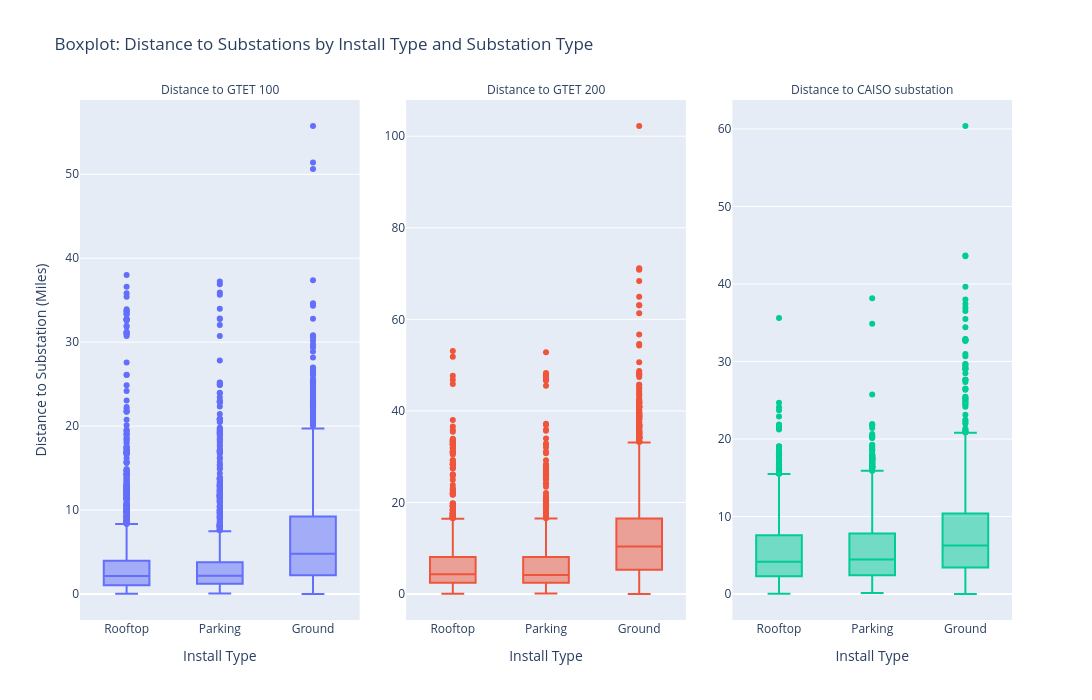

Notebook code cell kept with this figure:
### Markdown cell above
*2. Boxplot: Distance of solar installations from substations*

### Code cell
# Create a boxplot matrix

def plot_boxplot_matrix():

    # Reshape the DataFrame from wide to long format in order to plot it clean
    df_with_index = df.reset_index()
    #print(df_with_index)
    df_long = df_with_index.melt(
        id_vars=["OBJECTID", "Install Type"],  # Keep "Install Type" as the identifier
        value_vars=[
            "Distance to GTET 100",
            "Distance to GTET 200",
            "Distance to CAISO substation"
        ],  # Columns to melt
        var_name="Substation Type",  # New column for substation types
        value_name="Distance"  # New column for distance values
    )

    #df_long

    fig = px.box(
        df_long,
        x="Install Type",  # X-axis: Install Type
        y="Distance",  # Y-axis: Distance
        color="Substation Type",  # Color by substation type
        facet_col="Substation Type",  # Create subplots for each substation type
        title="Boxplot: Distance to Substations by Install Type and Substation Type",
        labels={"Distance": "Distance to Substation (Miles)", "Install Type": "Install Type"},  # Customize axis labels
        width=1200,
        height=700,
        facet_col_spacing=0.05  # Reduce spacing between subplots
    )

    # Update layout for better readability
    fig.update_layout(
        xaxis_title="Install Type",  # X-axis label
        yaxis_title="Distance to Substation (Miles)",  # Y-axis label
        showlegend=False,  # Show legend to differentiate substation types
        font=dict(size=12),  # Adjust font size for better readability
        boxmode="group",  # Group boxplots by install type
        #margin=dict(l=50, r=50, t=80, b=50),  # Adjust margins to prevent overlap

    )

    # Adjust facet column spacing and titles
    fig.update_xaxes(matches=None, showticklabels=True)  # Ensure x-axis labels are shown for each subplot
    fig.update_yaxes(matches=None, showticklabels=True)  # Ensure y-axis labels are shown for each subplot
    fig.for_each_annotation(lambda a: a.update(text=a.text.split("=")[-1]))  # Clean up facet titles

    # Show the figure
    fig.show()
   
    # Save the figure as a PNG file (ONCE!)
    pio.write_json(fig, "/home/ubuntu/dec24_bds_solar_energy/data/processed/Boxplotmatrix.json")
    fig.write_image("/home/ubuntu/dec24_bds_solar_energy/reports/figures/Boxplotmatrix.png")

print("Boxplot matrix")
plot_boxplot_matrix()

### Figure 1 — Plotly figure (JSON) as saved in the notebook; plotly's stock layout.template omitted (floating-point values rounded to 4 significant figures; data arrays with more than 128 entries replaced by an {"elided": "..."} marker saying what was removed)
{"data": [{"alignmentgroup": "True", "hovertemplate": "Substation Type=Distance to GTET 100<br>Install Type=%{x}<br>Distance to Substation (Miles)=%{y}<extra></extra>", "legendgroup": "Distance to GTET 100", "marker": {"color": "#636efa"}, "name": "Distance to GTET 100", "notched": false, "offsetgroup": "Distance to GTET 100", "orientation": "v", "showlegend": true, "type": "box", "x": {"elided": "5397 str values"}, "x0": " ", "xaxis": "x", "y": {"elided": "5397 float values"}, "y0": " ", "yaxis": "y"}, {"alignmentgroup": "True", "hovertemplate": "Substation Type=Distance to GTET 200<br>Install Type=%{x}<br>Distance to Substation (Miles)=%{y}<extra></extra>", "legendgroup": "Distance to GTET 200", "marker": {"color": "#EF553B"}, "name": "Distance to GTET 200", "notched": false, "offsetgroup": "Distance to GTET 200", "orientation": "v", "showlegend": true, "type": "box", "x": {"elided": "5397 str values"}, "x0": " ", "xaxis": "x2", "y": {"elided": "5397 float values"}, "y0": " ", "yaxis": "y2"}, {"alignmentgroup": "True", "hovertemplate": "Substation Type=Distance to CAISO substation<br>Install Type=%{x}<br>Distance to Substation (Miles)=%{y}<extra></extra>", "legendgroup": "Distance to CAISO substation", "marker": {"color": "#00cc96"}, "name": "Distance to CAISO substation", "notched": false, "offsetgroup": "Distance to CAISO substation", "orientation": "v", "showlegend": true, "type": "box", "x": {"elided": "5397 str values"}, "x0": " ", "xaxis": "x3", "y": {"elided": "5397 float values"}, "y0": " ", "yaxis": "y3"}], "layout": {"annotations": [{"font": {}, "showarrow": false, "text": "Distance to GTET 100", "x": 0.15, "xanchor": "center", "xref": "paper", "y": 1, "yanchor": "bottom", "yref": "paper"}, {"font": {}, "showarrow": false, "text": "Distance to GTET 200", "x": 0.5, "xanchor": "center", "xref": "paper", "y": 1, "yanchor": "bottom", "yref": "paper"}, {"font": {}, "showarrow": false, "text": "Distance to CAISO substation", "x": 0.85, "xanchor": "center", "xref": "paper", "y": 1, "yanchor": "bottom", "yref": "paper"}], "boxmode": "group", "font": {"size": 12}, "height": 700, "legend": {"title": {"text": "Substation Type"}, "tracegroupgap": 0}, "showlegend": false, "title": {"text": "Boxplot: Distance to Substations by Install Type and Substation Type"}, "width": 1200, "xaxis": {"anchor": "y", "domain": [0, 0.3], "showticklabels": true, "title": {"text": "Install Type"}}, "xaxis2": {"anchor": "y2", "domain": [0.35, 0.65], "showticklabels": true, "title": {"text": "Install Type"}}, "xaxis3": {"anchor": "y3", "domain": [0.7, 1], "showticklabels": true, "title": {"text": "Install Type"}}, "yaxis": {"anchor": "x", "domain": [0, 1], "showticklabels": true, "title": {"text": "Distance to Substation (Miles)"}}, "yaxis2": {"anchor": "x2", "domain": [0, 1], "showticklabels": true}, "yaxis3": {"anchor": "x3", "domain": [0, 1], "showticklabels": true}}}
